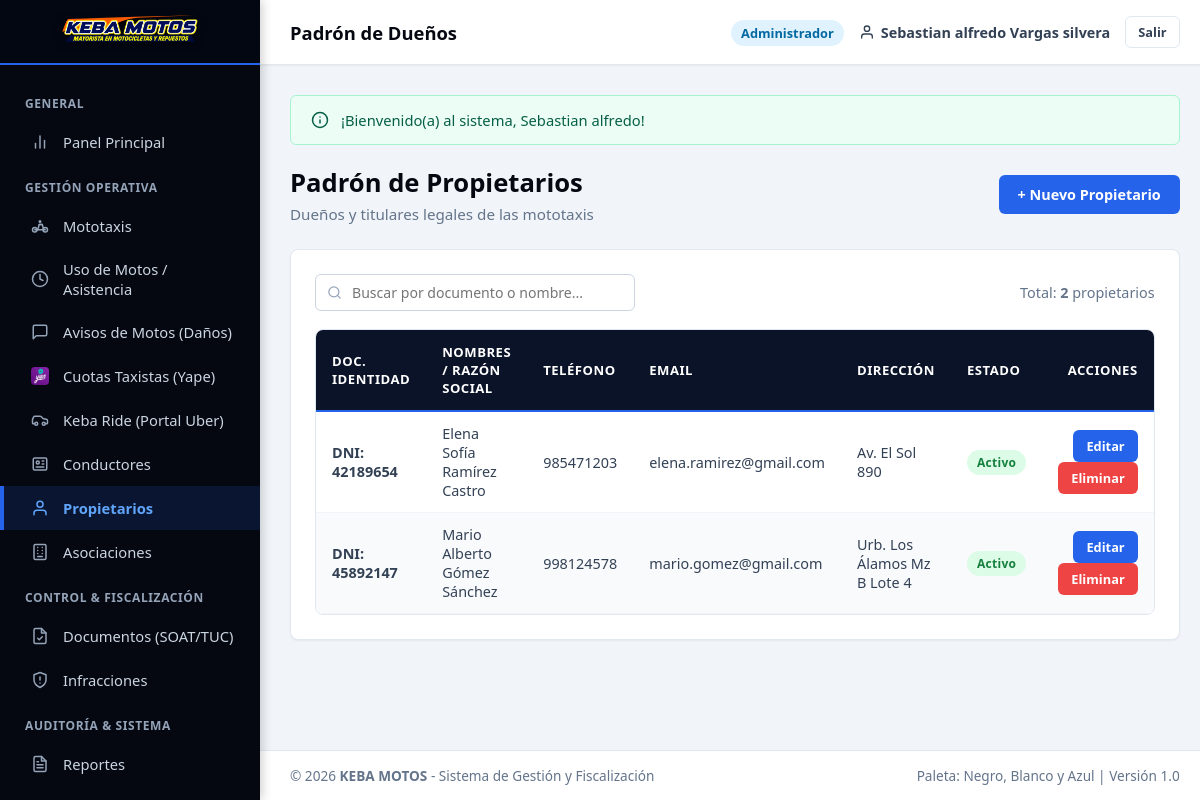
The app's page /vista/propietarios/listar_propietarios.php (signed in) with its own data.
### tables this page shows
CREATE TABLE `propietarios` (
  `id_propietario` INT AUTO_INCREMENT PRIMARY KEY,
  `tipo_documento` ENUM('DNI', 'RUC', 'Carnet Extranjeria') DEFAULT 'DNI',
  `numero_documento` VARCHAR(20) NOT NULL UNIQUE,
  `nombres_razon_social` VARCHAR(150) NOT NULL,
  `apellidos` VARCHAR(150) NULL,
  `telefono` VARCHAR(20) NULL,
  `email` VARCHAR(100) NULL,
  `direccion` VARCHAR(255) NULL,
  `estado` ENUM('Activo', 'Inactivo') DEFAULT 'Activo',
  `created_at` TIMESTAMP DEFAULT CURRENT_TIMESTAMP,
  `updated_at` TIMESTAMP DEFAULT CURRENT_TIMESTAMP ON UPDATE CURRENT_TIMESTAMP
);

### vista/propietarios/listar_propietarios.php (the view, shortened to what the rows shown need)
<?php
require_once dirname(__DIR__) . '/plantillas/header.php';
require_once dirname(__DIR__) . '/plantillas/navbar.php';
require_once dirname(dirname(__DIR__)) . '/modelos/Propietario.php';
$propMod = new Propietario();
$propietarios = $propMod->listarTodos();
?>
<div class="page-header">
    <div>
        <h1 class="page-title">Padrón de Propietarios</h1>
    </div>
</div>
<div class="card">
    <div class="table-responsive">
        <table class="table-custom" id="tablaRegistros">
            <thead>
                <tr>
                    <th>Doc. Identidad</th>
                    <th>Nombres / Razón Social</th>
                    <th>Teléfono</th>
                    <th>Email</th>
                    <th>Dirección</th>
                    <th>Estado</th>
                    <th style="text-align: right;">Acciones</th>
                </tr>
            </thead>
            <tbody>
                <?php if (empty($propietarios)): ?>
                <tr><td colspan="7" style="text-align:center; padding:25px;">No hay propietarios registrados.</td></tr>
                <?php else: ?>
                <?php foreach ($propietarios as $p): ?>
                <tr>
                    <td><strong><?= htmlspecialchars($p['tipo_documento'] . ': ' . $p['numero_documento']) ?></strong></td>
                    <td><?= htmlspecialchars($p['nombres_razon_social'] . ' ' . ($p['apellidos'] ?? '')) ?></td>
                    <td><?= htmlspecialchars($p['telefono'] ?? '-') ?></td>
                    <td><?= htmlspecialchars($p['email'] ?? '-') ?></td>
                    <td><?= htmlspecialchars($p['direccion'] ?? '-') ?></td>
                    <td><span class="badge badge-success"><?= htmlspecialchars($p['estado']) ?></span></td>
                    <td style="text-align: right;">
                        <a href="<?= vistaUrl('propietarios/editar_propietario.php?id=' . $p['id_propietario']) ?>" class="btn btn-primary btn-sm">Editar</a>
                        <a href="<?= controladorUrl('propietario_controlador.php?accion=eliminar&id=' . $p['id_propietario']) ?>" class="btn btn-danger btn-sm btn-confirmar-eliminar">Eliminar</a>
                    </td>
                </tr>
                <?php endforeach; ?>
                <?php endif; ?>
            </tbody>
        </table>
    </div>
</div>
<?php require_once dirname(__DIR__) . '/plantillas/footer.php'; ?>

### records on screen
propietarios: tipo_documento+numero_documento "DNI: 42189654", nombres_razon_social+apellidos "Elena Sofía Ramírez Castro", telefono "985471203", email "elena.ramirez@gmail.com", direccion "Av. El Sol 890", estado "Activo"
propietarios: tipo_documento+numero_documento "DNI: 45892147", nombres_razon_social+apellidos "Mario Alberto Gómez Sánchez", telefono "998124578", email "mario.gomez@gmail.com", direccion "Urb. Los Álamos Mz B Lote 4", estado "Activo"

### other values on screen
$subtituloNavbar "Padrón de Dueños"
$usuarioActivo['rol_nombre'] "Administrador"
$nombreUsuario "Sebastian alfredo Vargas silvera"
$flash['mensaje'] "¡Bienvenido(a) al sistema, Sebastian alfredo!"
count($propietarios) "2"
